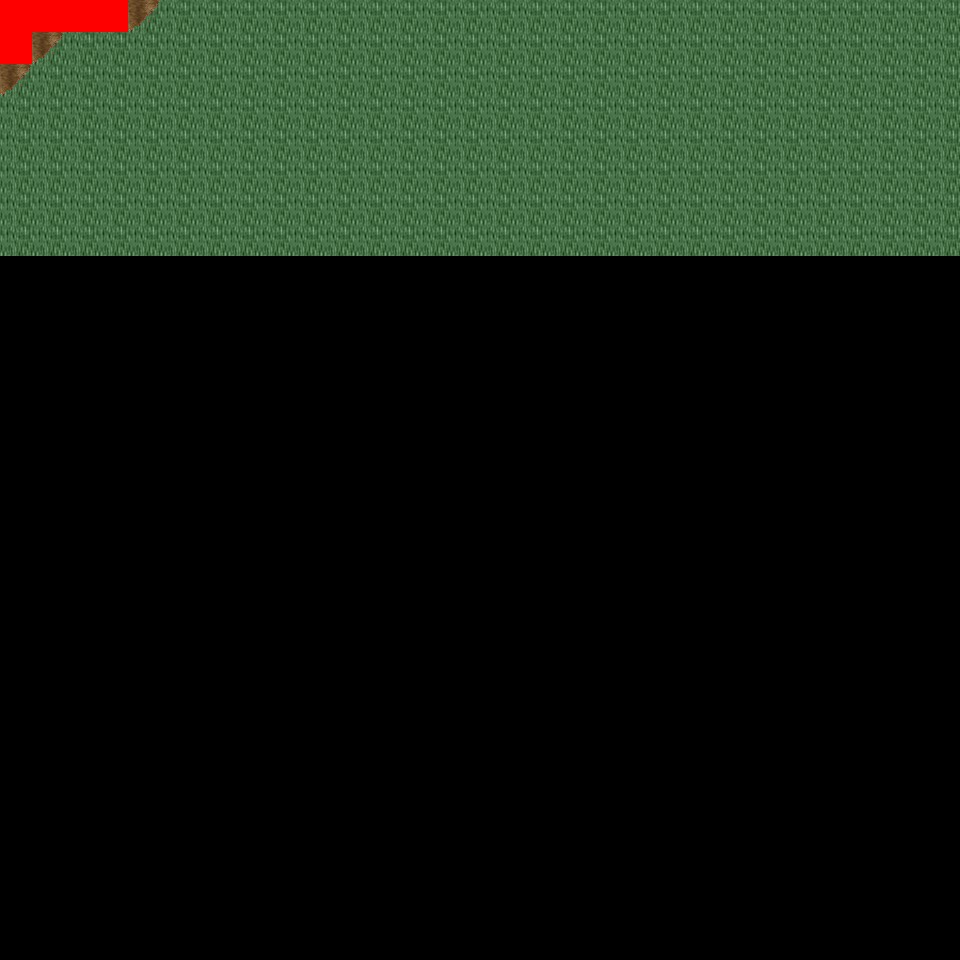

Tiled map render using the project's own tile images. Description and the map definition, with tile-layer contents summarised, below:
An orthogonal 30x30 tile map with 32x32 px tiles, 6 tile layers (Ground, Object, Object2, Above, ...), 29 tilesets and 3 objects (3x mapExit).

<map version="1.0" orientation="orthogonal" renderorder="right-down" width="30" height="30" tilewidth="32" tileheight="32" nextobjectid="4">
  <tileset firstgid="1" name="tileset_logic_collision" tilewidth="32" tileheight="32" tilecount="1" columns="1">
    <image source="../drawable/tileset_logic_collision.png" width="32" height="32" />
  </tileset>
  <tileset firstgid="2" name="tileset_ground_ground" tilewidth="32" tileheight="32" tilecount="33" columns="3">
    <image source="../drawable/tileset_ground_ground.png" width="96" height="352" />
  </tileset>
  <tileset firstgid="35" name="tileset_building_castle" tilewidth="32" tileheight="32" tilecount="320" columns="20">
    <image source="../drawable/tileset_building_castle.png" width="640" height="512" />
  </tileset>
  <tileset firstgid="355" name="tileset_ground_grass_corners" tilewidth="32" tileheight="32" tilecount="24" columns="6">
    <image source="../drawable/tileset_ground_grass_corners.png" width="192" height="128" />
  </tileset>
  <tileset firstgid="379" name="tileset_ground_grass_edges" tilewidth="32" tileheight="32" tilecount="36" columns="12">
    <image source="../drawable/tileset_ground_grass_edges.png" width="384" height="96" />
  </tileset>
  <tileset firstgid="415" name="tileset_ground_water_pool" tilewidth="32" tileheight="32" tilecount="72" columns="3">
    <image source="../drawable/tileset_ground_water_pool.png" width="96" height="768" />
  </tileset>
  <tileset firstgid="487" name="tileset_ground_earth_edges" tilewidth="32" tileheight="32" tilecount="18" columns="6">
    <image source="../drawable/tileset_ground_earth_edges.png" width="192" height="96" />
  </tileset>
  <tileset firstgid="505" name="tileset_item_weapon_cannon" tilewidth="32" tileheight="32" tilecount="12" columns="3">
    <image source="../drawable/tileset_item_weapon_cannon.png" width="96" height="128" />
  </tileset>
  <tileset firstgid="517" name="tileset_item_pot_barrels_1" tilewidth="32" tileheight="32" tilecount="8" columns="4">
    <image source="../drawable/tileset_item_pot_barrels_1.png" width="128" height="64" />
  </tileset>
  <tileset firstgid="525" name="tileset_ground_cobbled_paving" tilewidth="32" tileheight="32" tilecount="1" columns="1">
    <image source="../drawable/tileset_ground_cobbled_paving.png" width="32" height="32" />
  </tileset>
  <tileset firstgid="526" name="tileset_ground_ridge_earth_pale" tilewidth="32" tileheight="32" tilecount="96" columns="12">
    <image source="../drawable/tileset_ground_ridge_earth_pale.png" width="384" height="256" />
  </tileset>
  <tileset firstgid="622" name="tileset_plant_bushes_and_trees" tilewidth="32" tileheight="32" tilecount="144" columns="16">
    <image source="../drawable/tileset_plant_bushes_and_trees.png" width="512" height="289" />
  </tileset>
  <tileset firstgid="766" name="tileset_plant_bush_leafy_2" tilewidth="32" tileheight="32" tilecount="12" columns="6">
    <image source="../drawable/tileset_plant_bush_leafy_2.png" width="192" height="64" />
  </tileset>
  <tileset firstgid="778" name="tileset_plant_bush_flowering" tilewidth="32" tileheight="32" tilecount="72" columns="8">
    <image source="../drawable/tileset_plant_bush_flowering.png" width="256" height="288" />
  </tileset>
  <tileset firstgid="850" name="tileset_plant_stump_small_stump" tilewidth="32" tileheight="32" tilecount="4" columns="2">
    <image source="../drawable/tileset_plant_stump_small_stump.png" width="64" height="64" />
  </tileset>
  <tileset firstgid="854" name="tileset_plant_tree_fall_trees" tilewidth="32" tileheight="32" tilecount="40" columns="8">
    <image source="../drawable/tileset_plant_tree_fall_trees.png" width="256" height="160" />
  </tileset>
  <tileset firstgid="894" name="tileset_logic_creature_animal" tilewidth="32" tileheight="32" tilecount="32" columns="8">
    <image source="../drawable/tileset_logic_creature_animal.png" width="256" height="128" />
  </tileset>
  <tileset firstgid="926" name="tileset_logic_creature_rodent" tilewidth="32" tileheight="32" tilecount="8" columns="8">
    <image source="../drawable/tileset_logic_creature_rodent.png" width="256" height="32" />
  </tileset>
  <tileset firstgid="934" name="tileset_plant_vine" tilewidth="32" tileheight="32" tilecount="3" columns="1">
    <image source="../drawable/tileset_plant_vine.png" width="32" height="96" />
  </tileset>
  <tileset firstgid="937" name="tileset_building_cottage" tilewidth="32" tileheight="32" tilecount="256" columns="16">
    <image source="../drawable/tileset_building_cottage.png" width="512" height="512" />
  </tileset>
  <tileset firstgid="1193" name="tileset_building_roof_thatched_roof" tilewidth="32" tileheight="32" tilecount="256" columns="16">
    <image source="../drawable/tileset_building_roof_thatched_roof.png" width="512" height="512" />
  </tileset>
  <tileset firstgid="1449" name="tileset_building_window_windows" tilewidth="32" tileheight="32" tilecount="256" columns="16">
    <image source="../drawable/tileset_building_window_windows.png" width="512" height="512" />
  </tileset>
  <tileset firstgid="1705" name="tileset_building_door_doors" tilewidth="32" tileheight="32" tilecount="256" columns="16">
    <image source="../drawable/tileset_building_door_doors.png" width="512" height="512" />
  </tileset>
  <tileset firstgid="1961" name="tileset_building_fence_fence_wooden" tilewidth="32" tileheight="32" tilecount="12" columns="3">
    <image source="../drawable/tileset_building_fence_fence_wooden.png" width="96" height="128" />
  </tileset>
  <tileset firstgid="1973" name="tileset_ground_ground_3" tilewidth="32" tileheight="32" tilecount="5" columns="5">
    <image source="../drawable/tileset_ground_ground_3.png" width="160" height="32" />
  </tileset>
  <tileset firstgid="1978" name="tileset_plant_tree_tree_darkgreen" tilewidth="32" tileheight="32" tilecount="88" columns="8">
    <image source="../drawable/tileset_plant_tree_tree_darkgreen.png" width="256" height="352" />
  </tileset>
  <tileset firstgid="2066" name="tileset_logic_portal" tilewidth="32" tileheight="32" tilecount="24" columns="8">
    <image source="../drawable/tileset_logic_portal.png" width="256" height="96" />
  </tileset>
  <tileset firstgid="2090" name="tileset_building_decoration_magician_banner" tilewidth="32" tileheight="32" tilecount="3" columns="3">
    <image source="../drawable/tileset_building_decoration_magician_banner.png" width="96" height="32" />
  </tileset>
  <tileset firstgid="2093" name="tileset_ground_ladder_vertical_dark" tilewidth="32" tileheight="32" tilecount="3" columns="3">
    <image source="../drawable/tileset_ground_ladder_vertical_dark.png" width="96" height="32" />
  </tileset>
  <layer name="Ground" width="30" height="30">
    <data>[900 cells, 240 non-empty, 2 distinct tile ids]</data>
  </layer>
  <layer name="Object" width="30" height="30">
    <data>[900 cells, 8 non-empty, 4 distinct tile ids]</data>
  </layer>
  <layer name="Object2" width="30" height="30">
    <data>[900 cells, 0 non-empty, 0 distinct tile ids]</data>
  </layer>
  <layer name="Above" width="30" height="30">
    <data>[900 cells, 0 non-empty, 0 distinct tile ids]</data>
  </layer>
  <layer name="Above2" width="30" height="30">
    <data>[900 cells, 0 non-empty, 0 distinct tile ids]</data>
  </layer>
  <layer name="Walkable" width="30" height="30">
    <data>[900 cells, 5 non-empty, 1 distinct tile ids]</data>
  </layer>
  <objectgroup name="MapEvents">
    <object id="1" name="north" type="mapExit" x="128" y="0" width="832" height="32">
      <properties>
        <property name="map" value="level_0_x37_y79" />
        <property name="x" value="4" />
        <property name="y" value="28" />
      </properties>
    </object>
    </objectgroup>
</map>
<!-- 2 of 3 objects omitted -->
